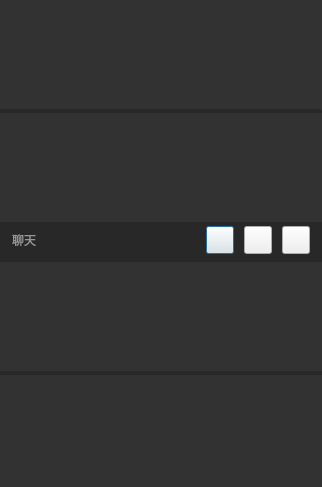
<?xml version="1.0" encoding="UTF-8"?>
<ui version="4.0">
 <class>CTabItemDlg</class>
 <widget class="QDialog" name="CTabItemDlg">
  <property name="geometry">
   <rect>
    <x>0</x>
    <y>0</y>
    <width>322</width>
    <height>487</height>
   </rect>
  </property>
  <property name="windowTitle">
   <string>Dialog</string>
  </property>
  <property name="styleSheet">
   <string notr="true"/>
  </property>
  <layout class="QGridLayout" name="gridLayout">
   <property name="leftMargin">
    <number>0</number>
   </property>
   <property name="topMargin">
    <number>0</number>
   </property>
   <property name="rightMargin">
    <number>0</number>
   </property>
   <property name="bottomMargin">
    <number>0</number>
   </property>
   <property name="spacing">
    <number>0</number>
   </property>
   <item row="0" column="0">
    <widget class="QWidget" name="frame" native="true">
     <property name="minimumSize">
      <size>
       <width>322</width>
       <height>0</height>
      </size>
     </property>
     <property name="styleSheet">
      <string notr="true">QWidget#frame{
background-color: rgb(50, 50, 50);
}
</string>
     </property>
     <layout class="QVBoxLayout" name="verticalLayout">
      <property name="spacing">
       <number>0</number>
      </property>
      <property name="leftMargin">
       <number>0</number>
      </property>
      <property name="topMargin">
       <number>0</number>
      </property>
      <property name="rightMargin">
       <number>0</number>
      </property>
      <property name="bottomMargin">
       <number>0</number>
      </property>
      <item>
       <widget class="QWidget" name="widget_top" native="true">
        <property name="minimumSize">
         <size>
          <width>0</width>
          <height>4</height>
         </size>
        </property>
        <property name="maximumSize">
         <size>
          <width>16777215</width>
          <height>4</height>
         </size>
        </property>
        <property name="styleSheet">
         <string notr="true">#widget_top{
background-color: rgb(40, 40, 40);
border-top-left-radius : 2px; 
border-top-right-radius :2px; 
}</string>
        </property>
       </widget>
      </item>
      <item>
       <widget class="QWidget" name="widget" native="true">
        <property name="minimumSize">
         <size>
          <width>0</width>
          <height>40</height>
         </size>
        </property>
        <property name="maximumSize">
         <size>
          <width>16777215</width>
          <height>40</height>
         </size>
        </property>
        <property name="styleSheet">
         <string notr="true">#widget{
background-color: rgb(40, 40, 40);
}</string>
        </property>
        <layout class="QHBoxLayout" name="horizontalLayout_2">
         <property name="spacing">
          <number>10</number>
         </property>
         <property name="leftMargin">
          <number>12</number>
         </property>
         <property name="topMargin">
          <number>0</number>
         </property>
         <property name="rightMargin">
          <number>12</number>
         </property>
         <property name="bottomMargin">
          <number>4</number>
         </property>
         <item>
          <widget class="QLabel" name="labTitle">
           <property name="styleSheet">
            <string notr="true">font: 10pt &quot;微软雅黑&quot;; 
color: #969696;
background-color: rgb(40, 40, 40);</string>
           </property>
           <property name="text">
            <string>聊天</string>
           </property>
          </widget>
         </item>
         <item>
          <spacer name="horizontalSpacer">
           <property name="orientation">
            <enum>Qt::Horizontal</enum>
           </property>
           <property name="sizeHint" stdset="0">
            <size>
             <width>40</width>
             <height>20</height>
            </size>
           </property>
          </spacer>
         </item>
         <item>
          <widget class="PushButton" name="pushButton_fresh">
           <property name="sizePolicy">
            <sizepolicy hsizetype="Minimum" vsizetype="Fixed">
             <horstretch>28</horstretch>
             <verstretch>28</verstretch>
            </sizepolicy>
           </property>
           <property name="minimumSize">
            <size>
             <width>28</width>
             <height>28</height>
            </size>
           </property>
           <property name="maximumSize">
            <size>
             <width>28</width>
             <height>28</height>
            </size>
           </property>
           <property name="text">
            <string/>
           </property>
          </widget>
         </item>
         <item>
          <widget class="PushButton" name="pushButton_max">
           <property name="minimumSize">
            <size>
             <width>28</width>
             <height>28</height>
            </size>
           </property>
           <property name="maximumSize">
            <size>
             <width>28</width>
             <height>28</height>
            </size>
           </property>
           <property name="text">
            <string/>
           </property>
          </widget>
         </item>
         <item>
          <widget class="PushButton" name="btnClose">
           <property name="minimumSize">
            <size>
             <width>28</width>
             <height>28</height>
            </size>
           </property>
           <property name="maximumSize">
            <size>
             <width>28</width>
             <height>28</height>
            </size>
           </property>
           <property name="styleSheet">
            <string notr="true"/>
           </property>
           <property name="text">
            <string/>
           </property>
          </widget>
         </item>
        </layout>
       </widget>
      </item>
      <item>
       <layout class="QVBoxLayout" name="verticalLayout_center">
        <property name="spacing">
         <number>0</number>
        </property>
       </layout>
      </item>
      <item>
       <widget class="QWidget" name="widget_bottom" native="true">
        <property name="minimumSize">
         <size>
          <width>0</width>
          <height>4</height>
         </size>
        </property>
        <property name="maximumSize">
         <size>
          <width>16777215</width>
          <height>4</height>
         </size>
        </property>
        <property name="styleSheet">
         <string notr="true">#widget_bottom{
background-color: rgb(40, 40, 40);
}</string>
        </property>
       </widget>
      </item>
     </layout>
    </widget>
   </item>
  </layout>
 </widget>
 <customwidgets>
  <customwidget>
   <class>PushButton</class>
   <extends>QPushButton</extends>
   <header>push_button.h</header>
  </customwidget>
 </customwidgets>
 <resources>
  <include location="../../../VhallLive/project/VhallLive.qrc"/>
 </resources>
 <connections/>
</ui>
